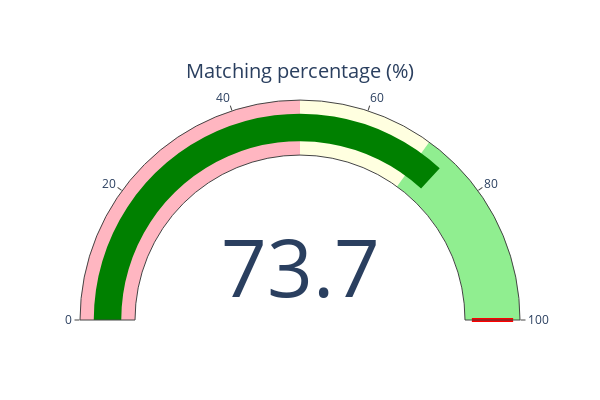

The notebook cell this image was saved under:
### Markdown cell above
#### 8. Visualization and Notification

### Code cell
# Visualization
fig = go.Figure(go.Indicator(
    domain = {'x': [0, 1], 'y': [0, 1]},
    value = similarity,
    mode = "gauge+number",
    title = {'text': "Matching percentage (%)"},
    #delta = {'reference': 100},
    gauge = {
        'axis': {'range': [0, 100]},
        'steps' : [
            {'range': [0, 50], 'color': "#FFB6C1"},
            {'range': [50, 70], 'color': "#FFFFE0"},
            {'range': [70, 100], 'color': "#90EE90"}
        ],
             'threshold' : {'line': {'color': "red", 'width': 4}, 'thickness': 0.75, 'value': 100}}))

fig.update_layout(width=600, height=400)  # Adjust the width and height as desired
fig.show()

# Print notification
if similarity < 50:
    print(colored("Low chance, need to modify your CV!", "red", attrs=["bold"]))
elif similarity >= 50 and similarity < 70:
    print(colored("Good chance but you can improve further!", "yellow", attrs=["bold"]))
else:
    print(colored("Excellent! You can submit your CV.", "green", attrs=["bold"]))

### Figure 1 — Plotly figure (JSON) as saved in the notebook; plotly's stock layout.template omitted (floating-point values rounded to 4 significant figures)
{"data": [{"domain": {"x": [0, 1], "y": [0, 1]}, "gauge": {"axis": {"range": [0, 100]}, "steps": [{"color": "#FFB6C1", "range": [0, 50]}, {"color": "#FFFFE0", "range": [50, 70]}, {"color": "#90EE90", "range": [70, 100]}], "threshold": {"line": {"color": "red", "width": 4}, "thickness": 0.75, "value": 100}}, "mode": "gauge+number", "title": {"text": "Matching percentage (%)"}, "type": "indicator", "value": 73.69}], "layout": {"height": 400, "width": 600}}
